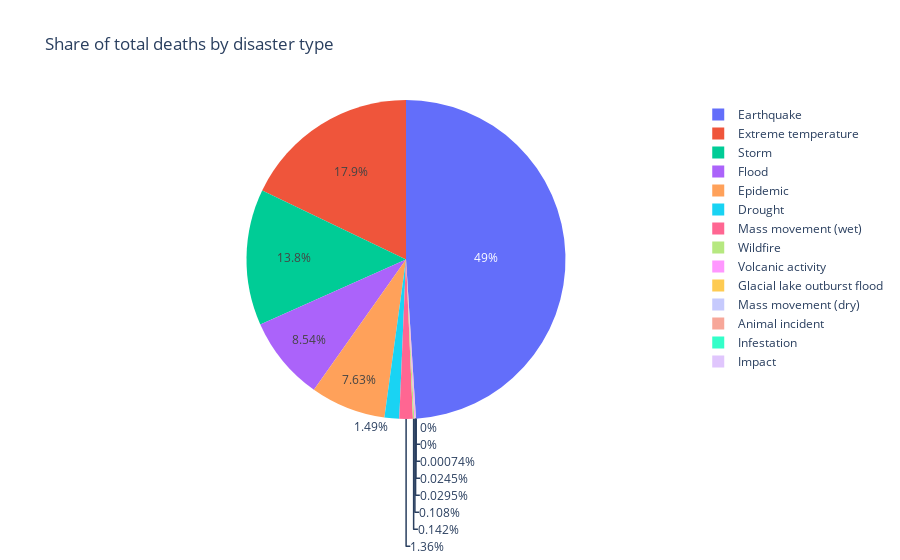

Here is the notebook cell this chart was saved with:
### Markdown cell above
## ⚠️ 15. Deaths Distribution by Disaster Type
A pie chart showing the proportion of total deaths across disaster types.

- Data is grouped by disaster type and sorted by total deaths.
- Visualized using Plotly for an interactive experience.

### Code cell
type_death = df.groupby('Disaster Type')['Deaths'].sum().sort_values(ascending=False)
fig = px.pie(names=type_death.index,
             values=type_death.values,
             title='Share of total deaths by disaster type')
fig.show()

### Figure 1 — Plotly figure (JSON) as saved in the notebook; plotly's stock layout.template omitted (floating-point values rounded to 4 significant figures)
{"data": [{"domain": {"x": [0, 1], "y": [0, 1]}, "hovertemplate": "label=%{label}<br>value=%{value}<extra></extra>", "labels": ["Earthquake", "Extreme temperature", "Storm", "Flood", "Epidemic", "Drought", "Mass movement (wet)", "Wildfire", "Volcanic activity", "Glacial lake outburst flood", "Mass movement (dry)", "Animal incident", "Infestation", "Impact"], "legendgroup": "", "name": "", "showlegend": true, "type": "pie", "values": [794700.0, 290000.0, 223600.0, 138400.0, 123800.0, 24170.0, 22110.0, 2298.0, 1744.0, 478.0, 398.0, 12.0, 0.0, 0.0]}], "layout": {"legend": {"tracegroupgap": 0}, "title": {"text": "Share of total deaths by disaster type"}}}
